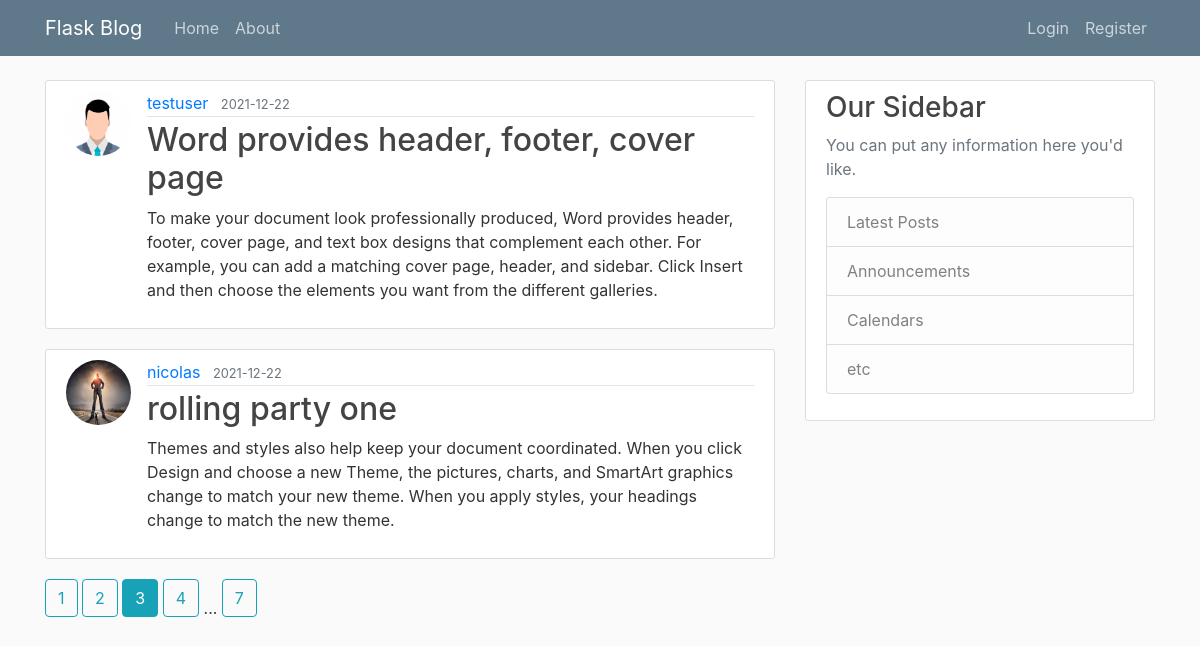
Screenshot of /home?page=3 with the database file from the repository.
### blog/models.py (models this page shows, shortened)
class Post(db.Model):
    id = db.Column(db.Integer, primary_key=True)
    title = db.Column(db.String(100),
                      nullable=False)
    date = db.Column(db.DateTime, nullable=False, default=datetime.utcnow)
    content = db.Column(db.Text,
                        nullable=False)
    user_id = db.Column(db.Integer, db.ForeignKey('user.id'), nullable=False)

class User(db.Model, UserMixin):
    id = db.Column(db.Integer, primary_key=True)
    username = db.Column(db.String(20),
                         unique=True,
                         nullable=False)
    email = db.Column(db.String(120),
                      unique=True,
                      nullable=False)
    image_file = db.Column(db.String(20),
                           nullable=False,
                           default='default.jpg')
    password = db.Column(db.String(60),
                         nullable=False)
    posts = db.relationship('Post', backref='author', lazy=True)

### blog/main/routes.py (the view)
@main.route("/")
@main.route('/home')
def home():
    page = request.args.get('page', 1, type=int)
    posts = Post.query.order_by(Post.date.desc()).paginate(
            page=page, per_page=2)
    return render_template('home.html', posts=posts)

### blog/templates/home.html (shortened to what this page needs)
{% extends 'base.html' %}
{% block content %}
    {% for post in posts.items %}
        <article class="media content-section">
          <img src="{{ url_for('static', filename='profile/'+ post.author.image_file) }}" class="rounded-circle article-img" alt="">
          <div class="media-body">
            <div class="article-metadata">
              <a class="mr-2" href="{{ url_for('users.user_posts', username=post.author.username) }}">{{ post.author.username }}</a>
              <small class="text-muted">{{ post.date.strftime('%Y-%m-%d') }}</small>
            </div>
            <h2><a class="article-title" href="{{ url_for('posts.post', post_id=post.id) }}">{{ post.title }}</a></h2>
            <p class="article-content">{{ post.content }}</p>
          </div>
        </article>
    {% endfor %}
    {% for page_num in posts.iter_pages(left_edge=1, right_edge=1, left_current=1, right_current=2) %}
        {% if page_num %}
          {% if posts.page == page_num %}
            <a class="btn btn-info mb-4" href="{{ url_for('main.home', page=page_num) }}">{{ page_num }}</a>
          {% else %}
            <a class="btn btn-outline-info mb-4" href="{{ url_for('main.home', page=page_num) }}">{{ page_num }}</a>
          {% endif %}
        {% else%}
          ...
        {% endif %}
    {% endfor %}
{% endblock %}

### blog/static/main.css (style rules this page uses)
body { background: #fafafa; color: #333333; margin-top: 5rem; }
h1, h2, h3, h4, h5, h6 { color: #444444; }
.content-section { background: #ffffff; padding: 10px 20px; border: 1px solid #dddddd; border-radius: 3px; margin-bottom: 20px; }
.article-title { color: #444444; }
.article-content { white-space: pre-line; }
.article-img { height: 65px; width: 65px; margin-right: 16px; }
.article-metadata { padding-bottom: 1px; margin-bottom: 4px; border-bottom: 1px solid #e3e3e3 }

### rows the page displays
Post: image_file (placeholder picture), author.username "testuser", date "2021-12-22", title "Word provides header, footer, cover page", content "To make your document look professionally produced, Word provides header, footer, cover page, and text box designs that complement each other. For example, you can add a matching cover page, header, and sidebar. Click Insert and then choose the elements you want from the different galleries."
Post: image_file (picture), author.username "nicolas", date "2021-12-22", title "rolling party one", content "Themes and styles also help keep your document coordinated. When you click Design and choose a new Theme, the pictures, charts, and SmartArt graphics change to match your new theme. When you apply styles, your headings change to match the new theme."

### other values shown
{{ page_num }} "1" "2" "4" "7"
{{ page_num }} "3"
